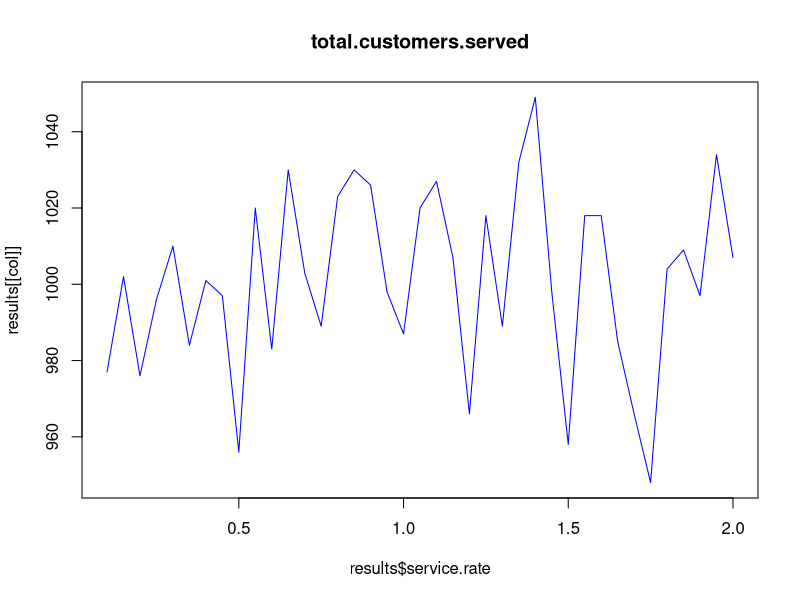
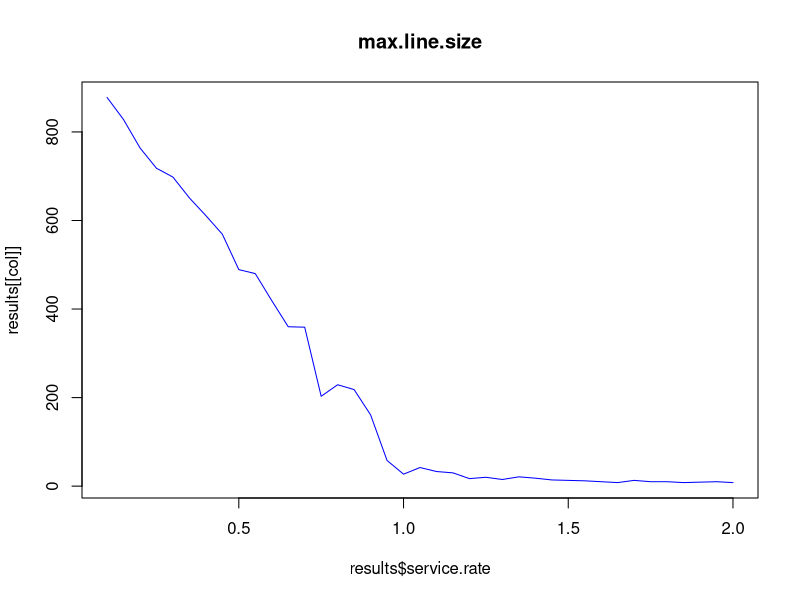
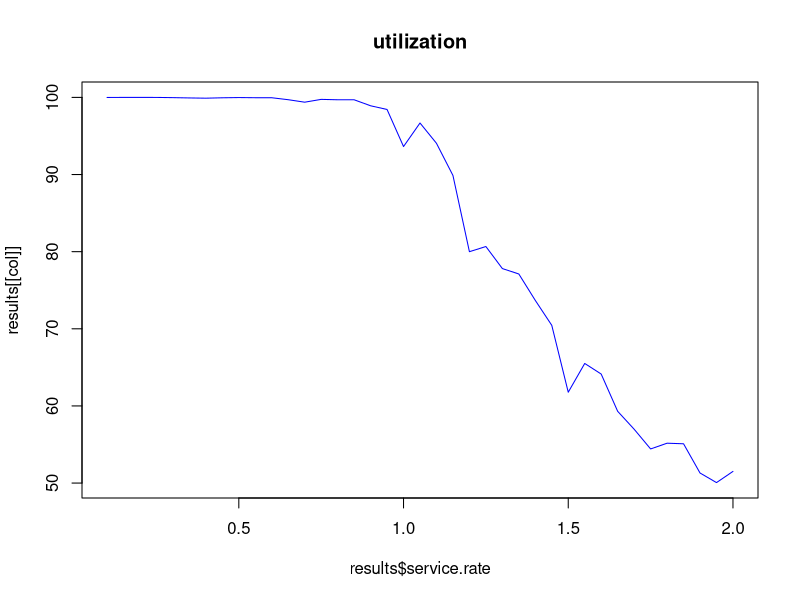
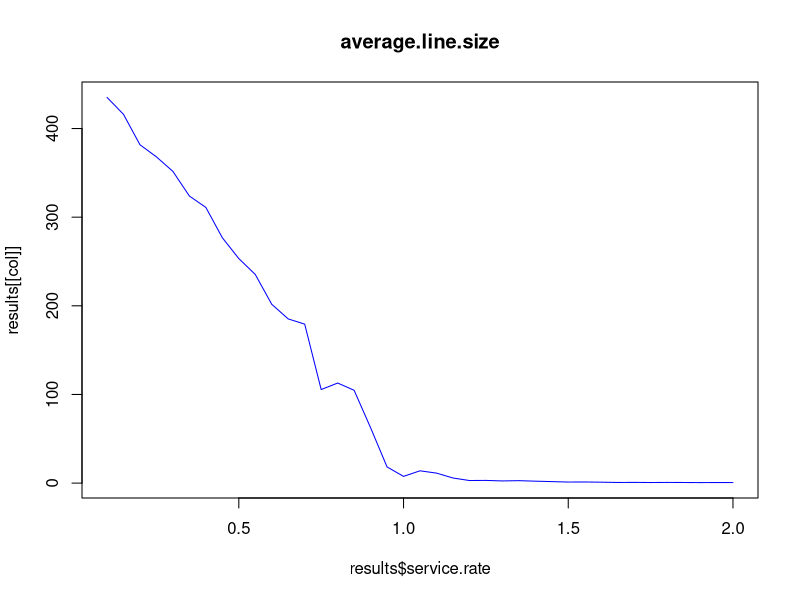
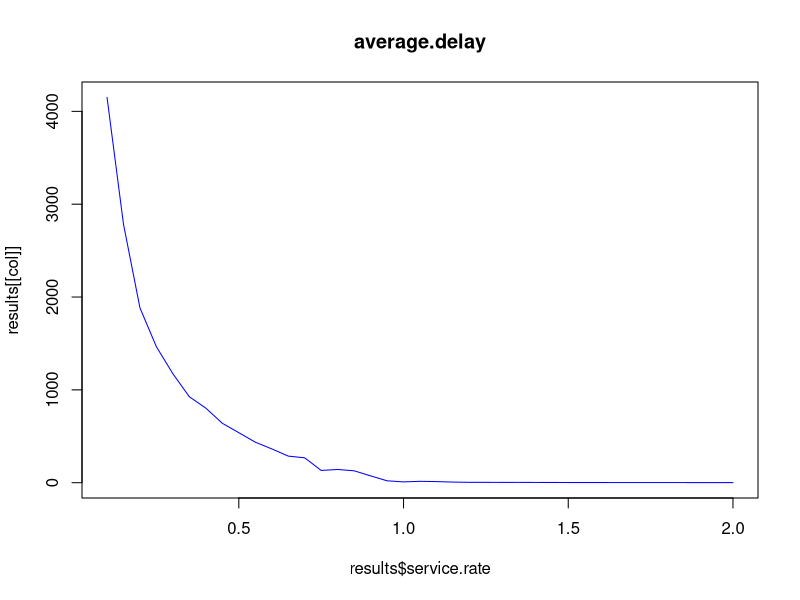
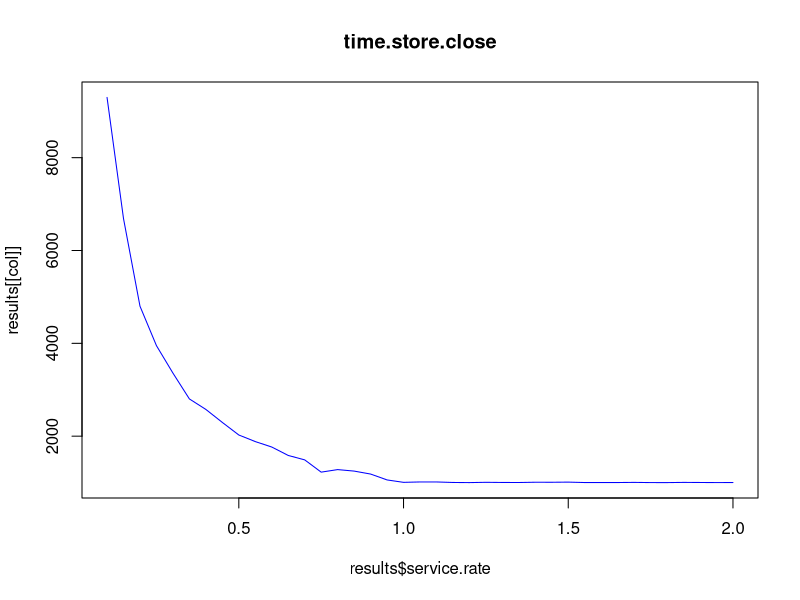

Generate these figures, in order, with R:

# Qdoba line Discrete Event Simulation
# CPSC 420 -- spring 2016

library(doParallel)
registerDoParallel(8)

IDLE <- 0
BUSY <- 1

PRINT.STUFF <- FALSE

cat0 <- function(...) {
    if (PRINT.STUFF) {
        cat(...,sep="")
    }
}


num.mins.open <- 1000

arrival.rate <- 1    # cust/min
service.rate <- .2    # cust/min




run.qdoba.sim <- function(arrival.rate=1, service.rate=2, 
    num.mins.open=1000) {

    next.arrival <- rexp(1, arrival.rate)
    next.service <- Inf

    total.customers.served <- 0
    max.line.size <- 0
    time.spent.busy <- 0 
    total.cumulative.line.size <- 0

    arrival.times <- vector()
    service.times <- vector()

    server.state <- IDLE
    num.in.line <- 0

    sim.clock <- 0

    while (sim.clock <= num.mins.open  ||  server.state == BUSY) {

        # Compute the time of the next event.
        time.of.next.event <- min(next.arrival, next.service)

        # How much time has elapsed between the previous event and this 
        # one?
        time.since.last.event <- time.of.next.event - sim.clock

        # Compute the height of the rectangles we need to add to our
        # running totals. (This is the state that the server was just in,
        # and the number of people in line there just were.)
        height.of.util.rectangle <- server.state
        height.of.num.in.line.rectangle <- num.in.line

        # Compute the areas of the rectangles we need to add to our
        # running totals.
        area.of.util.rectangle <- time.since.last.event *
            height.of.util.rectangle
        area.of.num.in.line.rectangle <- time.since.last.event *
            height.of.num.in.line.rectangle

        # Add these areas to our running totals.
        time.spent.busy <- time.spent.busy + area.of.util.rectangle
        total.cumulative.line.size <- total.cumulative.line.size +
            area.of.num.in.line.rectangle
        
        
        # Okay, now that that bookkeeping's out of the way, actually
        # advance the simulation clock.
        sim.clock <- time.of.next.event

        if (next.arrival < next.service) {
            cat0("A customer arrived at ", sim.clock, ".\n")
            arrival.times <- c(arrival.times, next.arrival)
            # The next event to happen is an arrival.
            if (server.state == BUSY) {
                num.in.line <- num.in.line + 1   
                if (num.in.line > max.line.size) {
                    max.line.size <- num.in.line
                }
                cat0("  Had to get in line. :( (line is now ", 
                    num.in.line, " long.)\n")
            } else {
                cat0("  Step right up!\n")
                server.state <- BUSY            
                next.service <- sim.clock + rexp(1, service.rate)
            }
            if (sim.clock <= num.mins.open) {
                next.arrival <- sim.clock + rexp(1, arrival.rate)
            } else {
                cat0("Sorry, bub, we're closed!!\n")
                next.arrival <- Inf
            }
        } else {
            cat0("A customer got served at ", sim.clock, ".\n")
            service.times <- c(service.times, next.service)
            total.customers.served <- total.customers.served + 1
            # The next event to happen is a service.
            if (num.in.line > 0) {
                cat0("  The line advances! It now has ", num.in.line, 
                    " people in it.\n")
                num.in.line <- num.in.line - 1
                next.service <- sim.clock + rexp(1, service.rate)
            } else {
                cat0("  Whew! Get to sit down finally!\n")
                server.state <- IDLE
                next.service <- Inf
            }
        }
    }

    cat0("It's now quittin' time!\n")
    cat0("We served ", total.customers.served, " customers today!\n")
    cat0("The longest the line ever got was: ",max.line.size, ".\n")
    cat0("The server was on his feet ", round(time.spent.busy / sim.clock, 2) * 100, "% of the time.\n")
    cat0("The average line size was ", round(total.cumulative.line.size / sim.clock, 2), " people.\n")

    delays <- service.times - arrival.times

    cat0("The average delay in line was ",mean(delays)," mins.\n")

    cat0("The store closed today after ", sim.clock, " minutes.\n")

    return(data.frame(arrival.rate=arrival.rate,
        service.rate=service.rate,
        total.customers.served=total.customers.served,
        max.line.size=max.line.size,
        utilization=time.spent.busy / sim.clock * 100,
        average.line.size=total.cumulative.line.size / sim.clock,
        average.delay=mean(delays),
        time.store.close=sim.clock))
}


results <- foreach (service.rate=seq(.1,2,.05), .combine=rbind) %dopar% {
    return(run.qdoba.sim(arrival.rate=1, service.rate=service.rate))
}

for (col in 3:ncol(results)) {
    plot(results$service.rate, results[[col]], type="l", col="blue",
        main=names(results)[col])
    readline()
}

